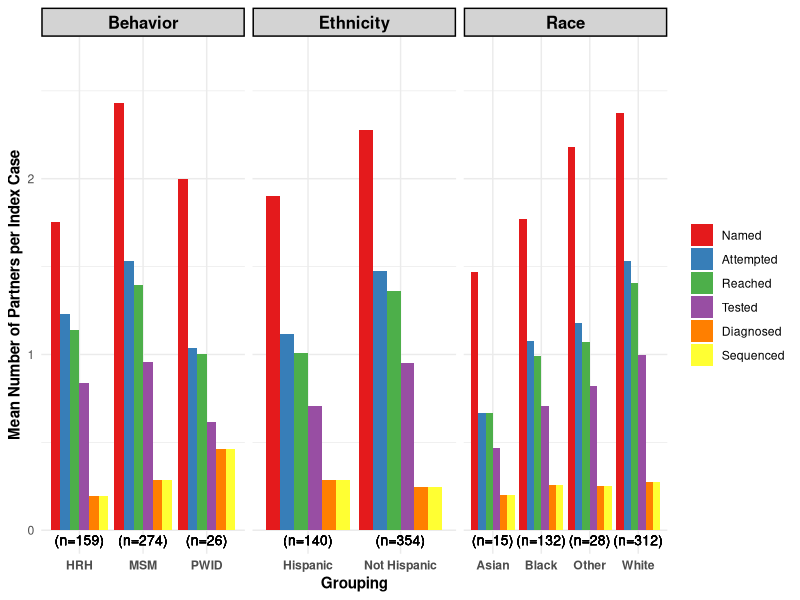

This figure's R source:
rm(list=ls())

library(tidyr)
library(ggplot2)
library(here)

# Behavior Data
msm_denom <- 274
pwid_denom <- 26
hrh_denom <- 159

df <- data.frame(
  Grouping = c("MSM", "PWID", "HRH"),
  Named_Mean = c(666/msm_denom, 52/pwid_denom, 279/hrh_denom),
  Contact_Attempted_Mean = c(420/msm_denom, 27/pwid_denom, 196/hrh_denom),
  Reached_Mean = c(383/msm_denom, 26/pwid_denom, 181/hrh_denom),
  Tested_Mean = c(262/msm_denom, 16/pwid_denom, 133/hrh_denom),
  Diagnosed_Mean = c(79/msm_denom, 12/pwid_denom, 31/hrh_denom),
  Sequenced_Mean = c(79/msm_denom, 12/pwid_denom, 31/hrh_denom),
  N = c(paste0("(n=", msm_denom, ")"), paste0("(n=", pwid_denom, ")"), paste0("(n=", hrh_denom, ")"))
)

df_long <- df %>%
  gather(Category, Value, -Grouping, -N)

levels = c("Named_Mean", 
              "Contact_Attempted_Mean",
              "Reached_Mean",
              "Tested_Mean", 
              "Diagnosed_Mean", 
              "Sequenced_Mean"
              )
              

df_long$Category <- 
  factor(df_long$Category, 
    levels = levels
  )

# Race Data
white_denom <- 312
black_denom <- 132
asian_denom <- 15
other_denom <- 28

df_race <- data.frame(
  Grouping = c("White", "Black", "Asian", "Other"),
  Named_Mean = c(740/white_denom, 234/black_denom, 22/asian_denom, 61/other_denom),
  Contact_Attempted_Mean = c(478/white_denom, 142/black_denom, 10/asian_denom, 33/other_denom),
  Reached_Mean = c(439/white_denom, 131/black_denom, 10/asian_denom, 30/other_denom), 
  Tested_Mean = c(311/white_denom, 93/black_denom, 7/asian_denom, 23/other_denom),
  Diagnosed_Mean = c(85/white_denom, 34/black_denom, 3/asian_denom, 7/other_denom),
  Sequenced_Mean = c(85/white_denom, 34/black_denom, 3/asian_denom, 7/other_denom),
  N = c(paste0("(n=", white_denom, ")"), paste0("(n=", black_denom, ")"), paste0("(n=", asian_denom, ")"), paste0("(n=", other_denom, ")"))
)

df_race_long <- df_race %>%
  gather(Category, Value, -Grouping, -N)
df_race_long$Category <- factor(df_race_long$Category, 
  levels = levels)

# Ethnicity Data
hispanic_denom <- 140
nonhispanic_denom <- 354

df_ethnicity <- data.frame(
  Grouping = c("Hispanic", "Not Hispanic"),
  Named_Mean = c(266/hispanic_denom, 806/nonhispanic_denom),
  Contact_Attempted_Mean = c(156/hispanic_denom, 522/nonhispanic_denom),
  Reached_Mean = c(141/hispanic_denom, 481/nonhispanic_denom),
  Tested_Mean = c(99/hispanic_denom, 337/nonhispanic_denom),
  Diagnosed_Mean = c(40/hispanic_denom, 88/nonhispanic_denom),
  Sequenced_Mean = c(40/hispanic_denom, 88/nonhispanic_denom),
  N = c(paste0("(n=", hispanic_denom, ")"), paste0("(n=", nonhispanic_denom, ")"))
)
df_ethnicity_long <- df_ethnicity %>%
  gather(Category, Value, -Grouping, -N)

df_ethnicity_long$Category <- 
  factor(df_ethnicity_long$Category, 
    levels = levels
    )

# Combine All Data
df_long$Type <- "Behavior"
df_race_long$Type <- "Race"
df_ethnicity_long$Type <- "Ethnicity"
combined_df <- rbind(df_long, df_race_long, df_ethnicity_long)

# Plot
p <- ggplot(combined_df, aes(x = Grouping, y = Value, fill = Category)) +
  geom_bar(stat = "identity", position = "dodge") +
  geom_text(aes(label = N, y = 0), vjust = 1.5, hjust = 0.5, size = 3.5, fontface="plain", color = "black") +
  labs(y = "Mean Number of Partners per Index Case") +
  scale_fill_brewer(
    palette="Set1", 
    breaks=levels, 
    labels=c("Named", "Attempted", "Reached", 
            "Tested", "Diagnosed", "Sequenced"), name=NULL)+
  theme_minimal() +
  theme(
    plot.title = element_blank(),
    axis.text.x = element_text(face="bold"),
    axis.title.y = element_text(face="bold"),
    axis.title.x = element_text(face="bold"),
    axis.text.y = element_text(),
    legend.text = element_text(),
    strip.text = element_text(size = 12, face = "bold", color = "black"),
    strip.background = element_rect(fill = "lightgray", color = "black", linewidth = 1)
  ) +
  facet_wrap(~Type, scales = "free_x", ncol = 3) +
  ylim(0, max(combined_df$Value) + 0.1*max(combined_df$Value))

loc_to_save <- here("manuscript-viz", "split_cascade.pdf")
print(p)
ggsave(loc_to_save, plot = p, 
      width = 12, height = 6, dpi = 300)

